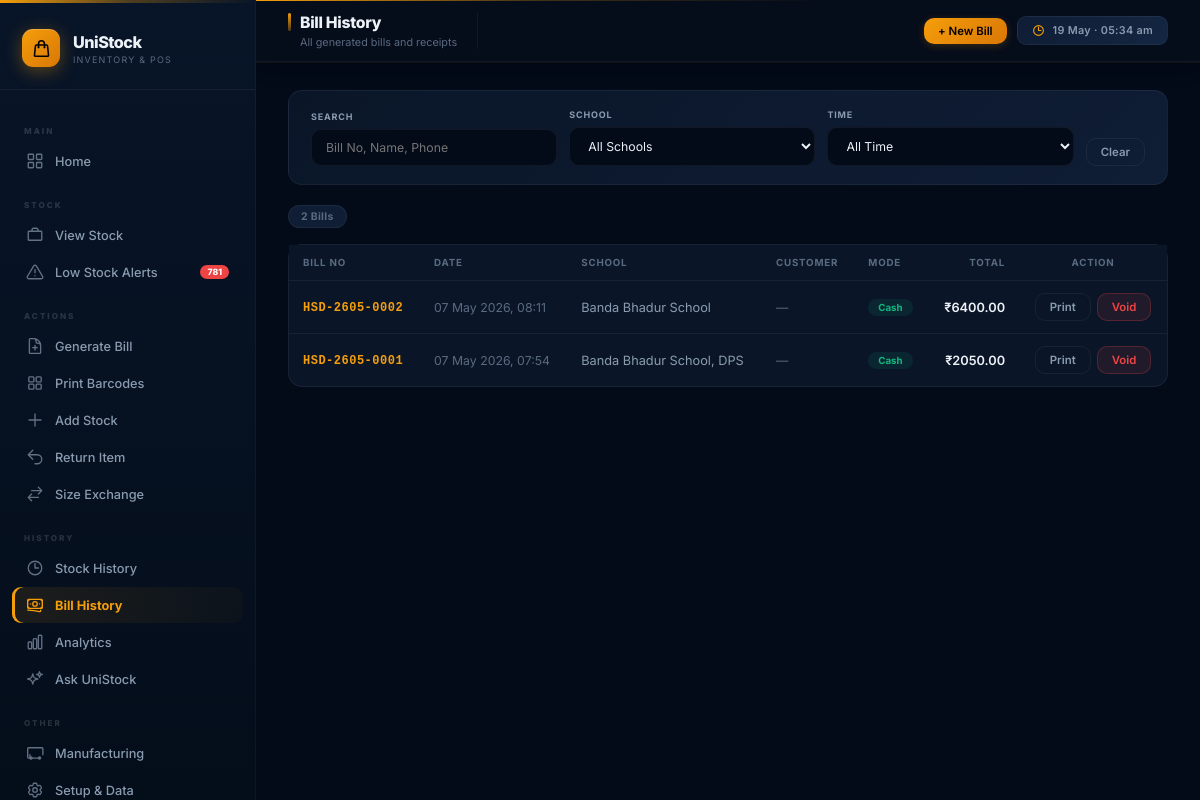
The app's page /billing/history/ (signed in), older data.
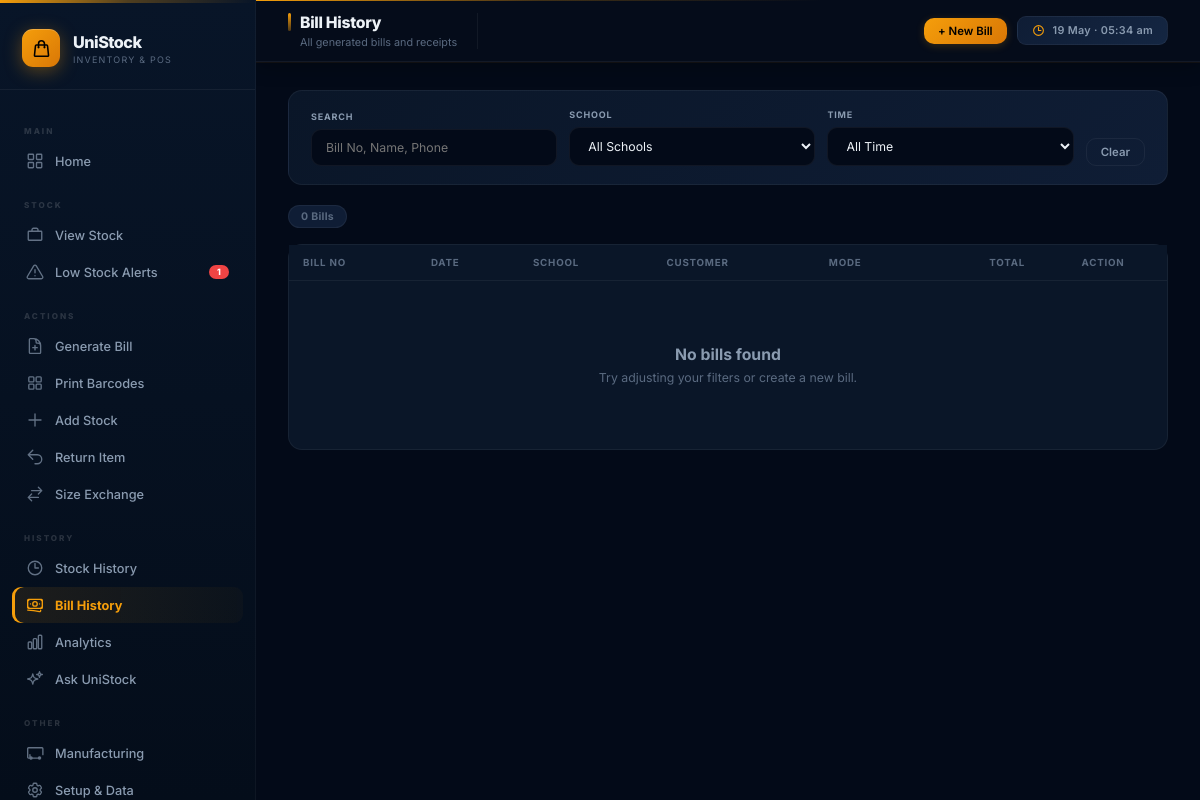
The same page, newer data.
### transactions/models.py (models this page shows, shortened)
class Bill(models.Model):
    PAYMENT_MODES = [
        ('CASH', 'Cash'),
        ('UPI', 'UPI'),
        ('CARD', 'Card'),
        ('OTHER', 'Other'),
    ]
    bill_number = models.CharField(max_length=20, unique=True, db_index=True)
    school = models.ForeignKey(School, on_delete=models.CASCADE, related_name='bills')
    customer_name = models.CharField(max_length=100, blank=True)
    customer_phone = models.CharField(max_length=15, blank=True)
    payment_mode = models.CharField(max_length=10, choices=PAYMENT_MODES, default='CASH')
    total_amount = models.DecimalField(max_digits=10, decimal_places=2, default=0)
    created_at = models.DateTimeField(auto_now_add=True, db_index=True)
    is_void = models.BooleanField(default=False)
    class Meta:
        ordering = ['-created_at']
    @property
    def school_summary(self):
        school_names = []
        for item in self.items.select_related('school_product__school').all():
            school = item.school_product.school
            name = school.name if school else 'General Items'
            if name not in school_names:
                school_names.append(name)
        return ', '.join(school_names) if school_names else self.school.name

class BillItem(models.Model):
    bill = models.ForeignKey(Bill, on_delete=models.CASCADE, related_name='items')
    school_product = models.ForeignKey(SchoolProduct, on_delete=models.CASCADE)
    product_name = models.CharField(max_length=100)  # Snapshot at billing time
    size_value = models.CharField(max_length=20)
    quantity = models.IntegerField()
    unit_price = models.DecimalField(max_digits=8, decimal_places=2)
    line_total = models.DecimalField(max_digits=10, decimal_places=2)
    class Meta:
        constraints = [
            models.CheckConstraint(
                condition=Q(quantity__gt=0),
                name='billitem_quantity_positive',
            ),
            models.CheckConstraint(
                condition=Q(unit_price__gte=0),
                name='billitem_unit_price_non_negative',
            ),
            models.CheckConstraint(
                condition=Q(line_total__gte=0),
                name='billitem_line_total_non_negative',
            ),
        ]

### schools/models.py (models this page shows, shortened)
class SchoolProduct(models.Model):
    school = models.ForeignKey(School, on_delete=models.CASCADE, related_name='school_products', null=True, blank=True)
    product = models.ForeignKey(Product, on_delete=models.CASCADE, related_name='school_products')
    size = models.ForeignKey(Size, on_delete=models.CASCADE, related_name='school_products')
    price = models.DecimalField(max_digits=8, decimal_places=2, null=True, blank=True)
    stock = models.IntegerField(default=0, db_index=True)
    low_stock_threshold = models.IntegerField(default=5)
    sku_code = models.CharField(max_length=30, unique=True, blank=True, null=True, db_index=True)
    class Meta:
        ordering = ['school__name', 'product__name', 'size__size_value']
        indexes = [
            models.Index(fields=['school', 'product', 'size'], name='idx_school_product_size'),
            models.Index(fields=['school', 'product'], name='idx_school_product'),
            models.Index(fields=['stock'], name='idx_stock_level'),
        ]
        constraints = [
            models.UniqueConstraint(
                fields=['school', 'product', 'size'],
                condition=Q(school__isnull=False),
                name='uniq_school_product_size_specific',
            ),
            models.UniqueConstraint(
                fields=['product', 'size'],
                condition=Q(school__isnull=True),
                name='uniq_school_product_size_general',
            ),
            models.CheckConstraint(
                condition=Q(price__isnull=True) | Q(price__gte=0),
                name='schoolproduct_price_non_negative',
            ),
            models.CheckConstraint(
                condition=Q(stock__gte=0),
                name='schoolproduct_stock_non_negative',
            ),
            models.CheckConstraint(
                condition=Q(low_stock_threshold__gte=0),
                name='schoolproduct_threshold_non_negative',
            ),
        ]

class School(models.Model):
    name = models.CharField(max_length=100)
    code = models.CharField(max_length=20)
    class Meta:
        ordering = ['name']
        constraints = [
            models.UniqueConstraint(Lower('code'), name='uniq_school_code_ci'),
        ]

### dashboard/views.py (the view)
# urls.py: path('billing/history/', views.bill_history, name='bill_history'),
def bill_history(request):
    qs = Bill.objects.prefetch_related('items__school_product__school').select_related('school')
    school_id = request.GET.get('school')
    date_range = request.GET.get('range', '')
    query = request.GET.get('q', '').strip()
    if school_id:
        qs = qs.filter(Q(school_id=school_id) | Q(items__school_product__school_id=school_id)).distinct()
    if query:
        qs = qs.filter(Q(bill_number__icontains=query) | Q(customer_phone__icontains=query) | Q(customer_name__icontains=query))
    if date_range == 'today':
        qs = qs.filter(created_at__date=timezone.now().date())
    elif date_range == 'week':
        qs = qs.filter(created_at__gte=timezone.now() - timedelta(days=7))
    elif date_range == 'month':
        qs = qs.filter(created_at__gte=timezone.now() - timedelta(days=30))
    paginator = Paginator(qs, 20)
    page = request.GET.get('page', 1)
    bills = paginator.get_page(page)
    return render(request, 'billing/history.html', {
        'bills': bills,
        'schools': School.objects.all(),
        'selected_school': school_id or '',
        'selected_range': date_range,
        'query': query,
        'total_count': paginator.count
    })

### dashboard/context_processors.py (called while the page is built)
def global_stats(request):
    low_stock_count = cache.get('low_stock_count')
    if low_stock_count is None:
        try:
            low_stock_count = SchoolProduct.objects.filter(stock__lte=F('low_stock_threshold')).count()
            cache.set('low_stock_count', low_stock_count, 300) # Cache for 5 minutes
        except Exception:
            low_stock_count = 0
    return {'low_stock_count': low_stock_count}

### templates/billing/history.html (shortened to what this page needs)
{% extends 'base.html' %}
{% block nav_bills %}active{% endblock %}
{% block page_title %}Bill History{% endblock %}
{% block page_sub %}All generated bills and receipts{% endblock %}
{% block topbar_actions %}<a href="{% url 'bill_create' %}" class="btn btn-primary btn-sm">+ New Bill</a>{% endblock %}
{% block content %}
<form method="GET" class="filter-bar">
  <div class="form-group">
    <label>Search</label>
    <input type="text" name="q" placeholder="Bill No, Name, Phone" value="{{ query }}" style="padding: 10px 14px; font-size: 0.82rem;">
  </div>
  <div class="form-group">
    <label>School</label>
    <select class="searchable" name="school" onchange="this.form.submit()">
      <option value="">All Schools</option>
    </select>
  </div>
  <div class="form-group">
    <label>Time</label>
    <select class="searchable" name="range" onchange="this.form.submit()">
      <option value="">All Time</option>
    </select>
  </div>
  <div class="form-group" style="flex:0;min-width:auto">
    <label>&nbsp;</label>
    <a href="{% url 'bill_history' %}" class="btn btn-outline btn-sm">Clear</a>
  </div>
</form>
<div style="display:flex; justify-content:space-between; align-items:center; margin-bottom:16px;">
  <span class="record-count">{{ total_count }} Bill{{ total_count|pluralize }}</span>
</div>
<div class="card" style="padding:0;">
  <div class="table-wrap">
    <table>
      <thead>
        <tr>
          <th>Bill No</th>
          <th>Date</th>
          <th>School</th>
          <th>Customer</th>
          <th>Mode</th>
          <th style="text-align:right">Total</th>
          <th style="text-align:center">Action</th>
        </tr>
      </thead>
      <tbody>
        {% for bill in bills %}
        <tr{% if bill.is_void %} class="void-row"{% endif %}>
          <td>
            <span class="bill-number">{{ bill.bill_number }}</span>
          </td>
          <td class="text-muted">{{ bill.created_at|date:"d M Y, H:i" }}</td>
          <td>{{ bill.school_summary }}</td>
          <td>
            {% if bill.customer_name %}{{ bill.customer_name }}{% else %}<span class="text-muted">—</span>{% endif %}
          </td>
          <td><span class="tx-chip tx-{{ bill.payment_mode }}">{{ bill.get_payment_mode_display }}</span></td>
          <td style="text-align:right"><strong {% if bill.is_void %}style="text-decoration:line-through;opacity:0.5;"{% endif %}>₹{{ bill.total_amount }}</strong></td>
          <td style="text-align:center; display:flex; gap:6px; justify-content:center;">
            <a href="{% url 'bill_print' bill.pk %}" class="btn btn-outline btn-sm" target="_blank">Print</a>
            {% if not bill.is_void %}
            <form method="POST" action="{% url 'bill_void' bill.pk %}" onsubmit="return confirm('Void this bill? Stock will be restored.')">
              <button type="submit" class="btn btn-sm" style="background:rgba(239,68,68,0.1);color:var(--red);border:1px solid rgba(239,68,68,0.25);">Void</button>
            </form>
            {% endif %}
          </td>
        </tr>
        {% empty %}
        <tr><td colspan="7">
          <div class="empty-state"><h3>No bills found</h3><p>Try adjusting your filters or create a new bill.</p></div>
        </td></tr>
        {% endfor %}
      </tbody>
    </table>
  </div>
</div>
{% endblock %}

Row changes from the older to the newer data that the page shows:
removed Bill: bill_number "HSD-2605-0002", created_at "07 May 2026, 08:11", school_summary "Banda Bhadur School", payment_mode "Cash", total_amount "6400.00", is_void "Void"
removed Bill: bill_number "HSD-2605-0001", created_at "07 May 2026, 07:54", school_summary "Banda Bhadur School, DPS", payment_mode "Cash", total_amount "2050.00", is_void "Void"
Text that changed along with them:
{{ low_stock_count }}: "781" → "1"
{{ total_count }}: "2" → "0"
text now shown: "No bills found Try adjusting your filters or create a new bill."
